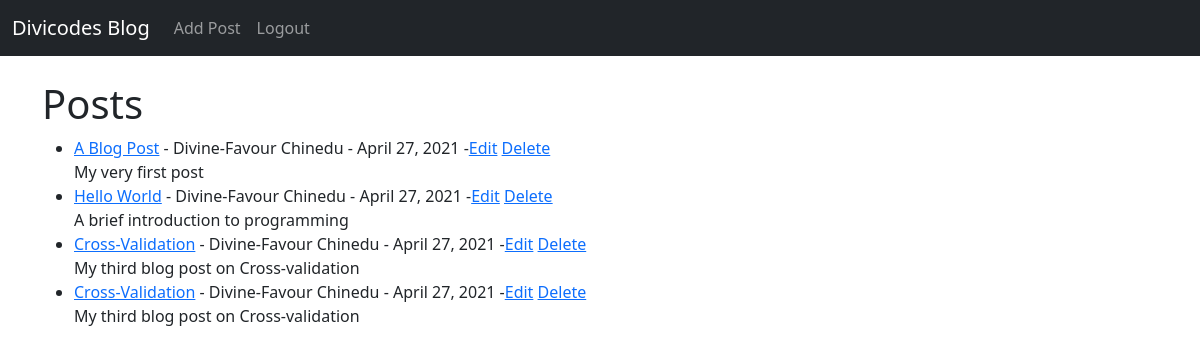
The app's page / (signed in) with its own data.
### blog/models.py (models this page shows, shortened)
class Post(models.Model):
    title = models.CharField(max_length=200)
    author = models.ForeignKey(User, on_delete=models.CASCADE)
    title_tag = models.CharField(max_length=200)
    body = models.TextField()
    post_date = models.DateField(auto_now_add=True)

### blog/views.py (the view)
# urls.py: path('', HomeView.as_view(), name='home'),
class HomeView(ListView):
    model = Post
    template_name = 'home.html'
    ordering = ['-post_date']

### blog/templates/home.html
{% extends 'base.html' %}
{% block content %}
{% if user.is_authenticated %}
<h1>Posts</h1>
<ul>
{% for post in object_list %}
    <li><a href="{% url 'blogdetails' post.pk %}">{{ post.title }}</a> -
        {{ post.author.first_name }} {{ post.author.last_name }} - {{ post.post_date }}
        {% if user.is_authenticated %}
            -<a href="{% url 'update_post' post.pk %}">Edit</a>
            <a href="{% url 'delete_post' post.pk %}">Delete</a><br>
            {{ post.body }}</li>
        {% endif %}
{% endfor %}
</ul>
{% else %}
Login to access your account or Register if you don't have an account
{% endif %}
{% endblock %}

### blog/templates/base.html (shortened to what this page needs)
<!doctype html>
<html lang="en">
  <head>
    <link href="https://cdn.jsdelivr.net/npm/bootstrap@5.0.0-beta3/dist/css/bootstrap.min.css" rel="stylesheet">
  </head>
  <body>
    <nav class="navbar navbar-expand-lg navbar-dark bg-dark">
        <div class="container-fluid">
          <a class="navbar-brand" href="{% url 'home' %}">Divicodes Blog</a>
          <div class="collapse navbar-collapse" id="navbarSupportedContent">
            <ul class="navbar-nav me-auto mb-2 mb-lg-0">
              {% if user.is_authenticated %}
                <li class="nav-item">
                  <a class="nav-link" href="{% url 'add_post' %}">Add Post</a>
                </li>
                <li class="nav-item">
                  <a class="nav-link" href="{% url 'logout' %}">Logout</a>
                </li>
              {% endif %}
            </ul>
          </div>
        </div>
      </nav>
    <br>
    <div class="container">
        {% block content %}
        {% endblock %}
    </div>
  </body>
</html>

### records on screen
Post: title "A Blog Post", author.first_name "Divine-Favour", author.last_name "Chinedu", post_date "April 27, 2021", body "My very first post"
Post: title "Hello World", author.first_name "Divine-Favour", author.last_name "Chinedu", post_date "April 27, 2021", body "A brief introduction to programming"
Post: title "Cross-Validation", author.first_name "Divine-Favour", author.last_name "Chinedu", post_date "April 27, 2021", body "My third blog post on Cross-validation"
Post: title "Cross-Validation", author.first_name "Divine-Favour", author.last_name "Chinedu", post_date "April 27, 2021", body "My third blog post on Cross-validation"
